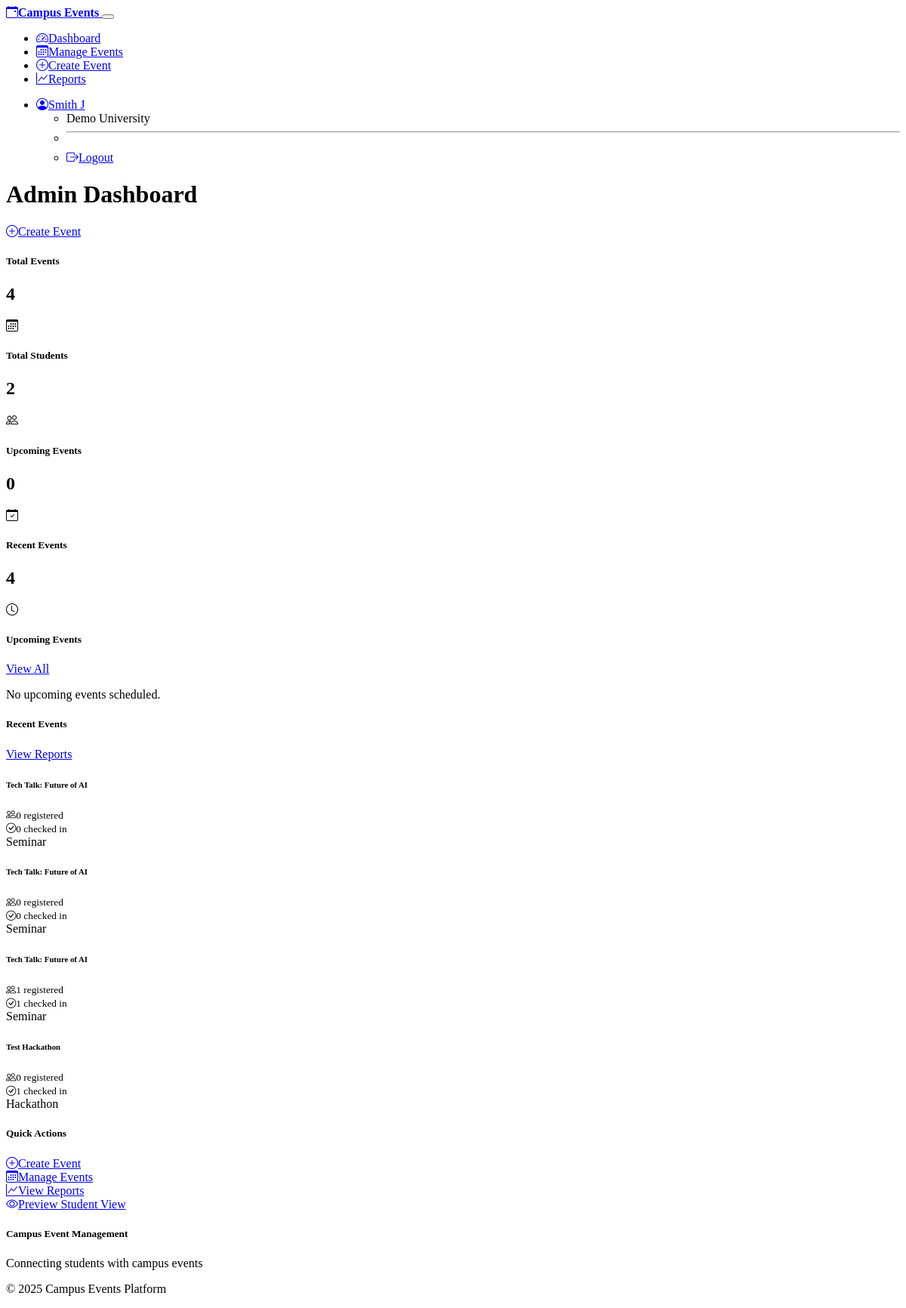
The app's page /admin/dashboard (signed in) with its own data.
### models.py (models this page shows, shortened)
class User(UserMixin, db.Model):
    id = db.Column(db.Integer, primary_key=True)
    username = db.Column(db.String(64), unique=True, nullable=False)
    email = db.Column(db.String(120), unique=True, nullable=False)
    password_hash = db.Column(db.String(256), nullable=False)
    full_name = db.Column(db.String(100), nullable=False)
    role = db.Column(db.String(20), nullable=False, default='student')  # 'admin', 'staff', 'student'
    college_id = db.Column(db.Integer, db.ForeignKey('college.id'), nullable=False)
    student_id = db.Column(db.String(50))  # For students
    department = db.Column(db.String(50))
    year_of_study = db.Column(db.Integer)
    phone = db.Column(db.String(15))
    created_at = db.Column(db.DateTime, default=datetime.utcnow)
    is_active = db.Column(db.Boolean, default=True)
    registrations = db.relationship('Registration', backref='user', lazy=True)
    check_ins = db.relationship('CheckIn', backref='user', lazy=True)

class College(db.Model):
    id = db.Column(db.Integer, primary_key=True)
    name = db.Column(db.String(100), nullable=False)
    code = db.Column(db.String(10), unique=True, nullable=False)
    address = db.Column(db.Text)
    created_at = db.Column(db.DateTime, default=datetime.utcnow)
    users = db.relationship('User', backref='college', lazy=True)
    events = db.relationship('Event', backref='college', lazy=True)

class Event(db.Model):
    id = db.Column(db.Integer, primary_key=True)
    title = db.Column(db.String(200), nullable=False)
    description = db.Column(db.Text)
    event_type = db.Column(db.String(50), nullable=False)  # 'hackathon', 'workshop', 'tech_talk', 'fest', 'seminar'
    venue = db.Column(db.String(200))
    start_time = db.Column(db.DateTime, nullable=False)
    end_time = db.Column(db.DateTime, nullable=False)
    max_participants = db.Column(db.Integer)
    registration_deadline = db.Column(db.DateTime)
    college_id = db.Column(db.Integer, db.ForeignKey('college.id'), nullable=False)
    created_by = db.Column(db.Integer, db.ForeignKey('user.id'), nullable=False)
    created_at = db.Column(db.DateTime, default=datetime.utcnow)
    is_active = db.Column(db.Boolean, default=True)
    requires_approval = db.Column(db.Boolean, default=False)
    registrations = db.relationship('Registration', backref='event', lazy=True, cascade='all, delete-orphan')
    check_ins = db.relationship('CheckIn', backref='event', lazy=True, cascade='all, delete-orphan')
    creator = db.relationship('User', backref='created_events')
    @property
    def registration_count(self):
        return Registration.query.filter_by(event_id=self.id, status='confirmed').count()
    @property
    def check_in_count(self):
        return CheckIn.query.filter_by(event_id=self.id).count()

### routes.py (the view)
@app.route('/admin/dashboard')
@login_required
def admin_dashboard():
    if current_user.role not in ['admin', 'staff']:
        flash('Access denied', 'error')
        return redirect(url_for('student_dashboard'))
    total_events = Event.query.filter_by(college_id=current_user.college_id).count()
    total_students = User.query.filter_by(college_id=current_user.college_id, role='student').count()
    recent_events = Event.query.filter_by(college_id=current_user.college_id)\
                              .order_by(desc(Event.created_at)).limit(5).all()
    upcoming_events = Event.query.filter(
        Event.college_id == current_user.college_id,
        Event.start_time > datetime.utcnow(),
        Event.is_active == True
    ).order_by(Event.start_time).limit(5).all()
    return render_template('admin/dashboard.html',
                         total_events=total_events,
                         total_students=total_students,
                         recent_events=recent_events,
                         upcoming_events=upcoming_events)

### app.py (called while the page is built)
@login_manager.user_loader
def load_user(user_id):
    from models import User
    return User.query.get(int(user_id))

### routes.py (called while the page is built)
@app.context_processor
def inject_now():
    return {'now': datetime.utcnow()}

@app.context_processor
def utility_processor():
    def format_datetime(dt):
        if dt:
            return dt.strftime('%Y-%m-%d %H:%M')
        return ''
    def format_date(dt):
        if dt:
            return dt.strftime('%Y-%m-%d')
        return ''
    return dict(format_datetime=format_datetime, format_date=format_date)

### templates/admin/dashboard.html (shortened to what this page needs)
{% extends "base.html" %}
{% block content %}
<div class="d-flex justify-content-between align-items-center mb-4">
    <h1>Admin Dashboard</h1>
    <a href="{{ url_for('create_event') }}" class="btn btn-primary">
        <i class="bi bi-plus-circle me-2"></i>Create Event
    </a>
</div>
<div class="row mb-5">
    <div class="col-md-6 col-lg-3 mb-3">
        <div class="card bg-primary text-white">
            <div class="card-body">
                <div class="d-flex justify-content-between">
                    <div>
                        <h5 class="card-title">Total Events</h5>
                        <h2 class="mb-0">{{ total_events }}</h2>
                    </div>
                    <div>
                        <i class="bi bi-calendar3 display-6"></i>
                    </div>
                </div>
            </div>
        </div>
    </div>
    <div class="col-md-6 col-lg-3 mb-3">
        <div class="card bg-success text-white">
            <div class="card-body">
                <div class="d-flex justify-content-between">
                    <div>
                        <h5 class="card-title">Total Students</h5>
                        <h2 class="mb-0">{{ total_students }}</h2>
                    </div>
                    <div>
                        <i class="bi bi-people display-6"></i>
                    </div>
                </div>
            </div>
        </div>
    </div>
    <div class="col-md-6 col-lg-3 mb-3">
        <div class="card bg-info text-white">
            <div class="card-body">
                <div class="d-flex justify-content-between">
                    <div>
                        <h5 class="card-title">Upcoming Events</h5>
                        <h2 class="mb-0">{{ upcoming_events|length }}</h2>
                    </div>
                    <div>
                        <i class="bi bi-calendar-check display-6"></i>
                    </div>
                </div>
            </div>
        </div>
    </div>
    <div class="col-md-6 col-lg-3 mb-3">
        <div class="card bg-warning text-dark">
            <div class="card-body">
                <div class="d-flex justify-content-between">
                    <div>
                        <h5 class="card-title">Recent Events</h5>
                        <h2 class="mb-0">{{ recent_events|length }}</h2>
                    </div>
                    <div>
                        <i class="bi bi-clock display-6"></i>
                    </div>
                </div>
            </div>
        </div>
    </div>
</div>
<div class="row">
    <div class="col-lg-6 mb-4">
        <div class="card">
            <div class="card-header d-flex justify-content-between align-items-center">
                <h5 class="mb-0">Upcoming Events</h5>
                <a href="{{ url_for('manage_events') }}" class="btn btn-sm btn-outline-primary">View All</a>
            </div>
            <div class="card-body">
                {% if upcoming_events %}
                    {% for event in upcoming_events %}
                        <div class="d-flex justify-content-between align-items-start mb-3 pb-3 {% if not loop.last %}border-bottom{% endif %}">
                            <div>
                                <h6 class="mb-1">{{ event.title }}</h6>
                                <small class="text-muted">
                                    <i class="bi bi-calendar me-1"></i>{{ format_datetime(event.start_time) }}
                                </small><br>
                                <small class="text-muted">
                                    <i class="bi bi-geo-alt me-1"></i>{{ event.venue or 'TBD' }}
                                </small>
                            </div>
                            <span class="badge bg-{{ 'success' if event.event_type == 'hackathon' else 'info' if event.event_type == 'workshop' else 'warning' if event.event_type == 'tech_talk' else 'primary' }}">
                                {{ event.event_type.replace('_', ' ').title() }}
                            </span>
                        </div>
                    {% endfor %}
                {% else %}
                    <p class="text-muted mb-0">No upcoming events scheduled.</p>
                {% endif %}
            </div>
        </div>
    </div>
    <div class="col-lg-6 mb-4">
        <div class="card">
            <div class="card-header d-flex justify-content-between align-items-center">
                <h5 class="mb-0">Recent Events</h5>
                <a href="{{ url_for('reports') }}" class="btn btn-sm btn-outline-primary">View Reports</a>
            </div>
            <div class="card-body">
                {% if recent_events %}
                    {% for event in recent_events %}
                        <div class="d-flex justify-content-between align-items-start mb-3 pb-3 {% if not loop.last %}border-bottom{% endif %}">
                            <div>
                                <h6 class="mb-1">{{ event.title }}</h6>
                                <small class="text-muted">
                                    <i class="bi bi-people me-1"></i>{{ event.registration_count }} registered
                                </small><br>
                                <small class="text-muted">
                                    <i class="bi bi-check-circle me-1"></i>{{ event.check_in_count }} checked in
                                </small>
                            </div>
                            <span class="badge bg-{{ 'success' if event.event_type == 'hackathon' else 'info' if event.event_type == 'workshop' else 'warning' if event.event_type == 'tech_talk' else 'primary' }}">
                                {{ event.event_type.replace('_', ' ').title() }}
                            </span>
                        </div>
                    {% endfor %}
                {% else %}
                    <p class="text-muted mb-0">No recent events found.</p>
                {% endif %}
            </div>
        </div>
    </div>
</div>
<div class="row">
    <div class="col-12">
        <div class="card">
            <div class="card-header">
                <h5 class="mb-0">Quick Actions</h5>
            </div>
            <div class="card-body">
                <div class="row">
                    <div class="col-md-3 mb-3">
                        <a href="{{ url_for('create_event') }}" class="btn btn-outline-primary w-100">
                            <i class="bi bi-plus-circle me-2"></i>Create Event
                        </a>
                    </div>
                    <div class="col-md-3 mb-3">
                        <a href="{{ url_for('manage_events') }}" class="btn btn-outline-secondary w-100">
                            <i class="bi bi-calendar3 me-2"></i>Manage Events
                        </a>
                    </div>
                    <div class="col-md-3 mb-3">
                        <a href="{{ url_for('reports') }}" class="btn btn-outline-info w-100">
                            <i class="bi bi-graph-up me-2"></i>View Reports
                        </a>
                    </div>
                    <div class="col-md-3 mb-3">
                        <a href="{{ url_for('browse_events') }}" class="btn btn-outline-success w-100">
                            <i class="bi bi-eye me-2"></i>Preview Student View
                        </a>
                    </div>
                </div>
            </div>
        </div>
    </div>
</div>
{% endblock %}

### templates/base.html (shortened to what this page needs)
<!DOCTYPE html>
<html lang="en" data-bs-theme="dark">
<head>
    <link href="https://cdn.replit.com/agent/bootstrap-agent-dark-theme.min.css" rel="stylesheet">
    <link href="https://cdn.jsdelivr.net/npm/bootstrap-icons@1.11.0/font/bootstrap-icons.css" rel="stylesheet">
    <link href="{{ url_for('static', filename='css/custom.css') }}" rel="stylesheet">
</head>
<body>
    <nav class="navbar navbar-expand-lg navbar-dark bg-dark">
        <div class="container">
            <a class="navbar-brand" href="{{ url_for('index') }}">
                <i class="bi bi-calendar-event me-2"></i>Campus Events
            </a>
            <button class="navbar-toggler" type="button" data-bs-toggle="collapse" data-bs-target="#navbarNav">
            </button>
            <div class="collapse navbar-collapse" id="navbarNav">
                <ul class="navbar-nav me-auto">
                    {% if current_user.is_authenticated %}
                        {% if current_user.role in ['admin', 'staff'] %}
                            <li class="nav-item">
                                <a class="nav-link" href="{{ url_for('admin_dashboard') }}">
                                    <i class="bi bi-speedometer2 me-1"></i>Dashboard
                                </a>
                            </li>
                            <li class="nav-item">
                                <a class="nav-link" href="{{ url_for('manage_events') }}">
                                    <i class="bi bi-calendar3 me-1"></i>Manage Events
                                </a>
                            </li>
                            <li class="nav-item">
                                <a class="nav-link" href="{{ url_for('create_event') }}">
                                    <i class="bi bi-plus-circle me-1"></i>Create Event
                                </a>
                            </li>
                            <li class="nav-item">
                                <a class="nav-link" href="{{ url_for('reports') }}">
                                    <i class="bi bi-graph-up me-1"></i>Reports
                                </a>
                            </li>
                        {% endif %}
                    {% endif %}
                </ul>
                <ul class="navbar-nav">
                    {% if current_user.is_authenticated %}
                        <li class="nav-item dropdown">
                            <a class="nav-link dropdown-toggle" href="#" role="button" data-bs-toggle="dropdown">
                                <i class="bi bi-person-circle me-1"></i>{{ current_user.full_name }}
                            </a>
                            <ul class="dropdown-menu">
                                <li><span class="dropdown-item-text">{{ current_user.college.name }}</span></li>
                                <li><hr class="dropdown-divider"></li>
                                <li><a class="dropdown-item" href="{{ url_for('logout') }}">
                                    <i class="bi bi-box-arrow-right me-1"></i>Logout
                                </a></li>
                            </ul>
                        </li>
                    {% endif %}
                </ul>
            </div>
        </div>
    </nav>
    <main class="container mt-4">
        {% block content %}{% endblock %}
    </main>
    <footer class="bg-dark text-light py-4 mt-5">
        <div class="container">
            <div class="row">
                <div class="col-md-6">
                    <h5>Campus Event Management</h5>
                    <p class="mb-0">Connecting students with campus events</p>
                </div>
                <div class="col-md-6 text-md-end">
                    <p class="mb-0">&copy; 2025 Campus Events Platform</p>
                </div>
            </div>
        </div>
    </footer>
</body>
</html>

### static/css/custom.css (style rules this page uses)
.card { transition: transform 0.2s ease-in-out, box-shadow 0.2s ease-in-out; }
.navbar-brand { font-weight: 600; }
.btn { border-radius: 0.375rem; font-weight: 500; transition: all 0.15s ease-in-out; }
footer { margin-top: auto; }
[data-bs-theme="dark"] .card { background-color: var(--bs-dark); border-color: var(--bs-gray-800); }

### records on screen
User: full_name "Smith J"
College: college.name "Demo University"
Event: title "Tech Talk: Future of AI", registration_count "0", check_in_count "0", event_type.replace "Seminar"
Event: title "Tech Talk: Future of AI", registration_count "0", check_in_count "0", event_type.replace "Seminar"
Event: title "Tech Talk: Future of AI", registration_count "1", check_in_count "1", event_type.replace "Seminar"
Event: title "Test Hackathon", registration_count "0", check_in_count "1", event_type.replace "Hackathon"

### other values on screen
{{ total_events }} "4"
{{ total_students }} "2"
{{ upcoming_events|length }} "0"
{{ recent_events|length }} "4"
